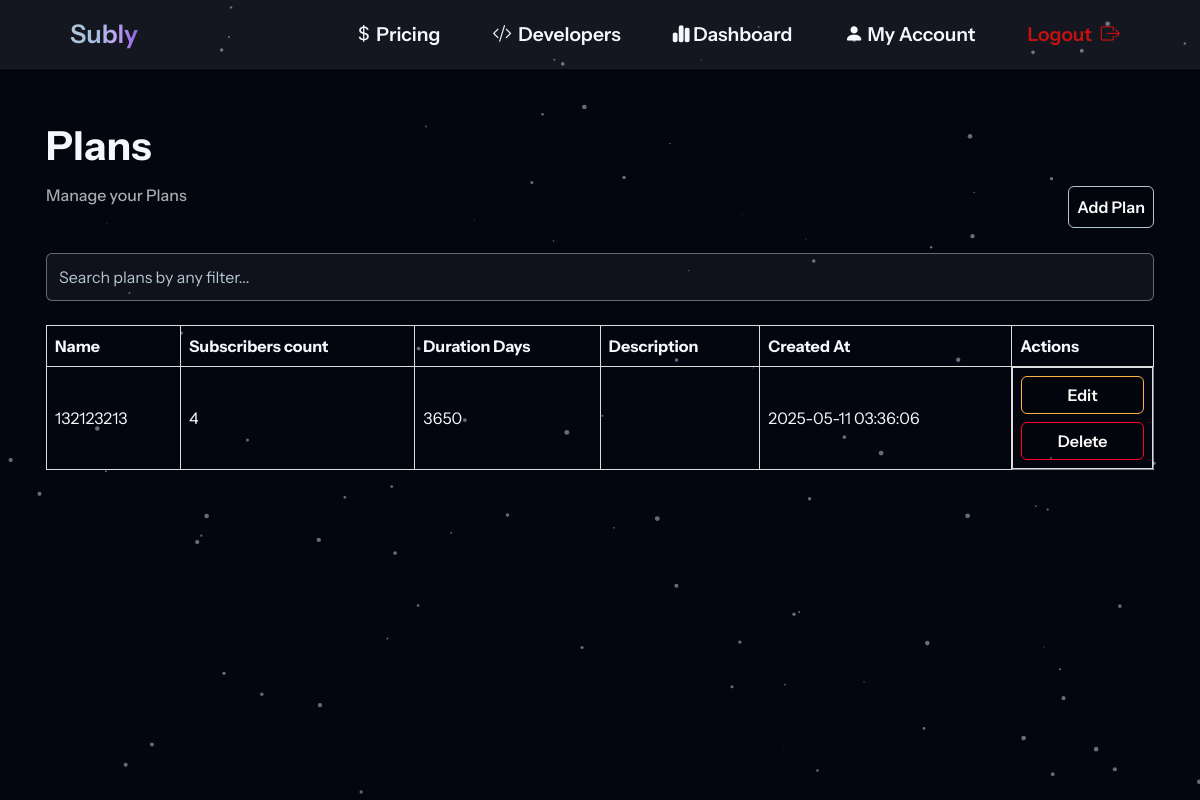
The page /my/plans (signed in) on the database its author committed.
### ManageSubscriptions/models.py (models this page shows)
class ClientPlan(db.Model):
    id = db.Column(db.String(36), primary_key=True, default=lambda: str(uuid.uuid4()))
    client_id = db.Column(db.String(36), db.ForeignKey('client.id'), nullable=False)
    name = db.Column(db.String(255), nullable=False)
    duration_days = db.Column(db.Integer, nullable=False)
    description = db.Column(db.Text, nullable=True)
    created_at = db.Column(db.DateTime, default=lambda:datetime.now())
    subscribers = db.relationship('ClientSubscriber', backref='plan', lazy=True)

### ManageSubscriptions/dashboards/routes.py (the view)
@dashboards_bp.route("/my/plans",methods=['GET'])
@limiter.limit("30 per 10 minutes", methods=["POST"])
@login_required
def plans():
    plans = current_user.plans
    plans_subscribers = {}
    for plan in plans:
        plans_subscribers[plan.name] = len(plan.subscribers)
    print(plans_subscribers)
    return render_template('my_plans.html', title='Subly - My Plans', plans=plans, plans_subscribers=plans_subscribers)

### ManageSubscriptions/models.py (called while the page is built)
@login_manager.user_loader
def load_user(user_id):
    return Client.query.get(user_id)

### ManageSubscriptions/templates/my_plans.html (shortened to what this page needs)
{%extends "layout3.html"%}
{%block content%}
<link rel="stylesheet" href="{{url_for('static', filename='my_plans.css')}}">
<link rel="stylesheet" href="{{url_for('static', filename='statics2.css')}}">
<div class="container px-3">
    <h1 class="white fw-bold mt-5 mb-3">Plans</h1>
    <div class="row d-flex justify-content-between">
        <div class="col-6">
            <h6 class="grey mb-5">Manage your Plans</h6>
        </div>
        {%if plans%}
        <div class="col-6 d-flex justify-content-end">
            <a href="/my/plans/add" class="btn mb-auto add-plan">Add Plan</a>
        </div>
        {%endif%}
    </div>
    {% if plans %}
    <div class="row mb-4">
        <div class="col-12">
            <input type="text" id="searchInput" class="form-control" placeholder="Search plans by any filter...">
        </div>
    </div>
    <table class="responsive-table" id="plansTable">
        <thead>
            <th class="white fw-bold">
                Name
            </th>
            <th class="white fw-bold">
                Subscribers count
            </th>
            <th class="white fw-bold">
                Duration Days
            </th>
            <th class="white fw-bold">
                Description
            </th>
            <th class="white fw-bold">
                Created At
            </th>
            <th class="fw-bold">
                <font class="white">Actions</font>
            </th>
        </thead>
        <tbody>
            {% for plan in plans %}
            <tr>
                <td class="white" data-label="Name">{{plan.name}}</td>
                <td class="white" data-label="Subscribers count">{{plans_subscribers[plan.name]}}</td>
                <td class="white" data-label="Duration Days">{{plan.duration_days}}</td>
                {%if plan.description == None%}
                <td class="white" data-label="Description"></td>
                {%else%}
                <td class="white" data-label="Description">{{plan.description}}</td>
                {%endif%}
                <td class="white" data-label="Created At">{{plan.created_at.strftime('%Y-%m-%d %H:%M:%S')}}</td>
                <td data-label="Actions" class="action-buttons">
                    {%if plan.description == None%}
                    <button class="btn btn-primary edit-btn" data-name="{{plan.name}}" data-duration="{{plan.duration_days}}" data-description="" data-created="{{plan.created_at.strftime('%Y-%m-%d %H:%M:%S')}}">Edit</button>
                    {%else%}
                    <button class="btn btn-primary edit-btn" data-name="{{plan.name}}" data-duration="{{plan.duration_days}}" data-description="{{plan.description}}" data-created="{{plan.created_at.strftime('%Y-%m-%d %H:%M:%S')}}">Edit</button>
                    {%endif%}
                    <button class="btn delete-btn" data-bs-toggle="modal" data-bs-target="#confirmDeleteModal" data-plan-name="{{ plan.name }}">
                    Delete
                    </button>
                </td>
            </tr>
            {% endfor %}
        </tbody>
    </table>
    {%endif%}
</div>
{%endblock%}

### ManageSubscriptions/static/layout3.css (style rules this page uses)
body,main,html { padding-top: 2.3rem !important; }
body { background-color: #03060e !important; display: flex; flex-direction: column; font-family: 'Instrument Sans' !important; }
html, body { height: 100%; margin: 0; }

### ManageSubscriptions/static/my_plans.css (style rules this page uses)
.white { color: #F4F7FB !important; }
.grey { color: #f4f7fbaf !important; }
.responsive-table { width: 100% !important; border-collapse: collapse !important; background-color: rgba(255,255,255,0.) !important; border-radius: 1rem !important; border: 1px solid rgba(255,255,255,0.5); margin-bottom: 5rem !important; }
.responsive-table th, .responsive-table td { border: 1px solid #ddd; padding: 8px; text-align: left; }
.edit-btn { background-color: rgba(0, 0, 0, 0.15) !important; border: 1px solid #FFB347 !important; color: #FCFAF9; font-weight: 600 !important; }
.add-plan { background-color: rgba(0, 0, 0, 0.15) !important; border: 1px solid #B4C5D4 !important; width: fit-content !important; color: #FCFAF9; padding: 0.5rem !important; font-weight: 600 !important; }
.delete-btn { background-color: rgba(0, 0, 0, 0.15) !important; border: 1px solid #ff002b !important; color: #FCFAF9; font-weight: 600 !important; text-align: center !important; margin-left: 1rem; width: 100% !important; }
#searchInput { background-color: rgba(255,255,255,0.05) !important; border: 1px solid rgba(255,255,255,0.4); color: #B4C5D4 !important; height: 3rem !important; }
#searchInput::placeholder { color: #B4C5D4 !important; }
@media (min-width: 768px) { .action-buttons { display: flex; flex-direction: column; gap: 8px; align-items: center; } }
@media (min-width: 768px) { .delete-btn { margin-left: 0 !important; } }
@media (min-width: 768px) { .edit-btn { width: 100% !important; } }

### rows shown on the page
ClientPlan: name "132123213", name "4", duration_days "3650", created_at "2025-05-11 03:36:06"
